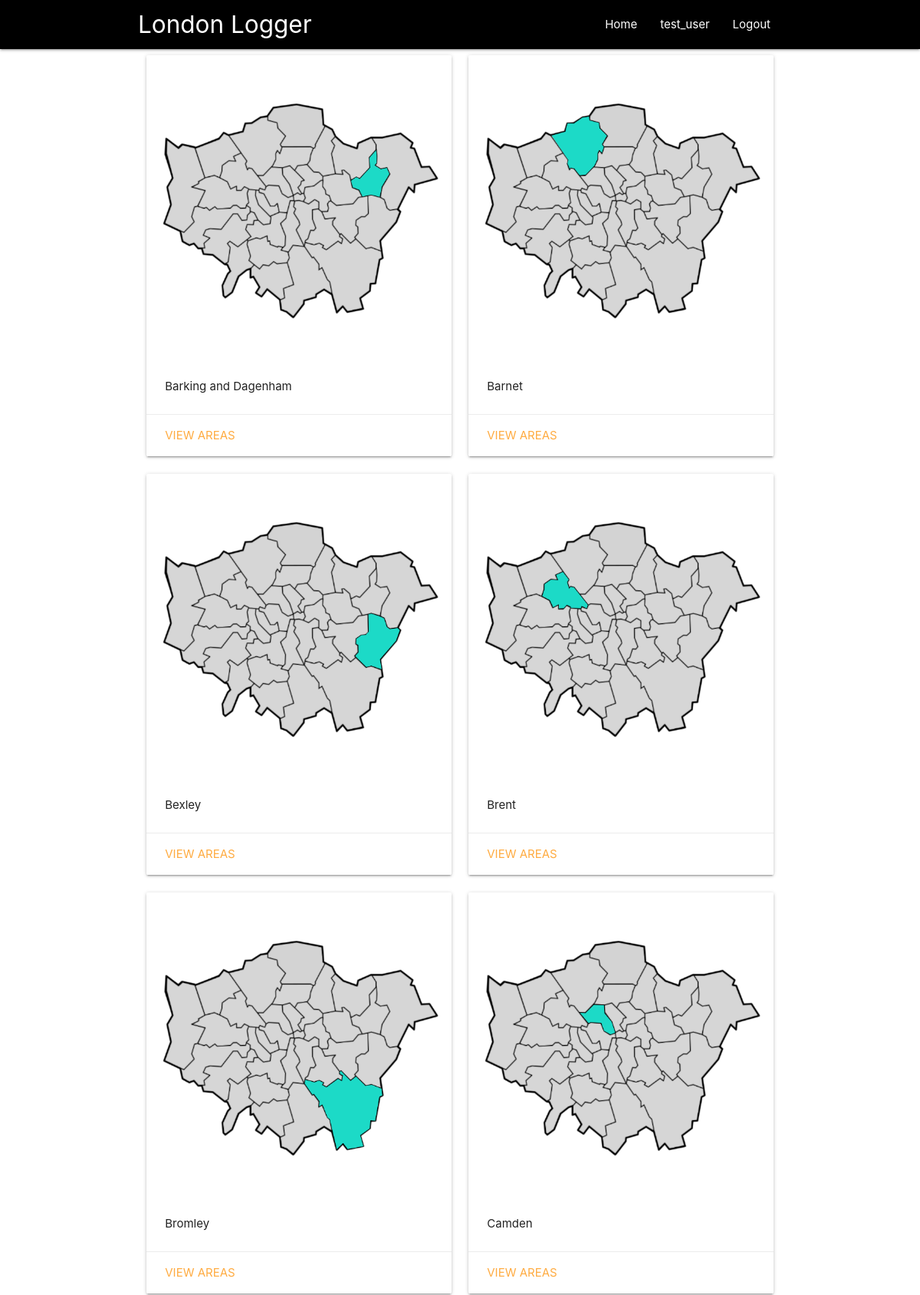
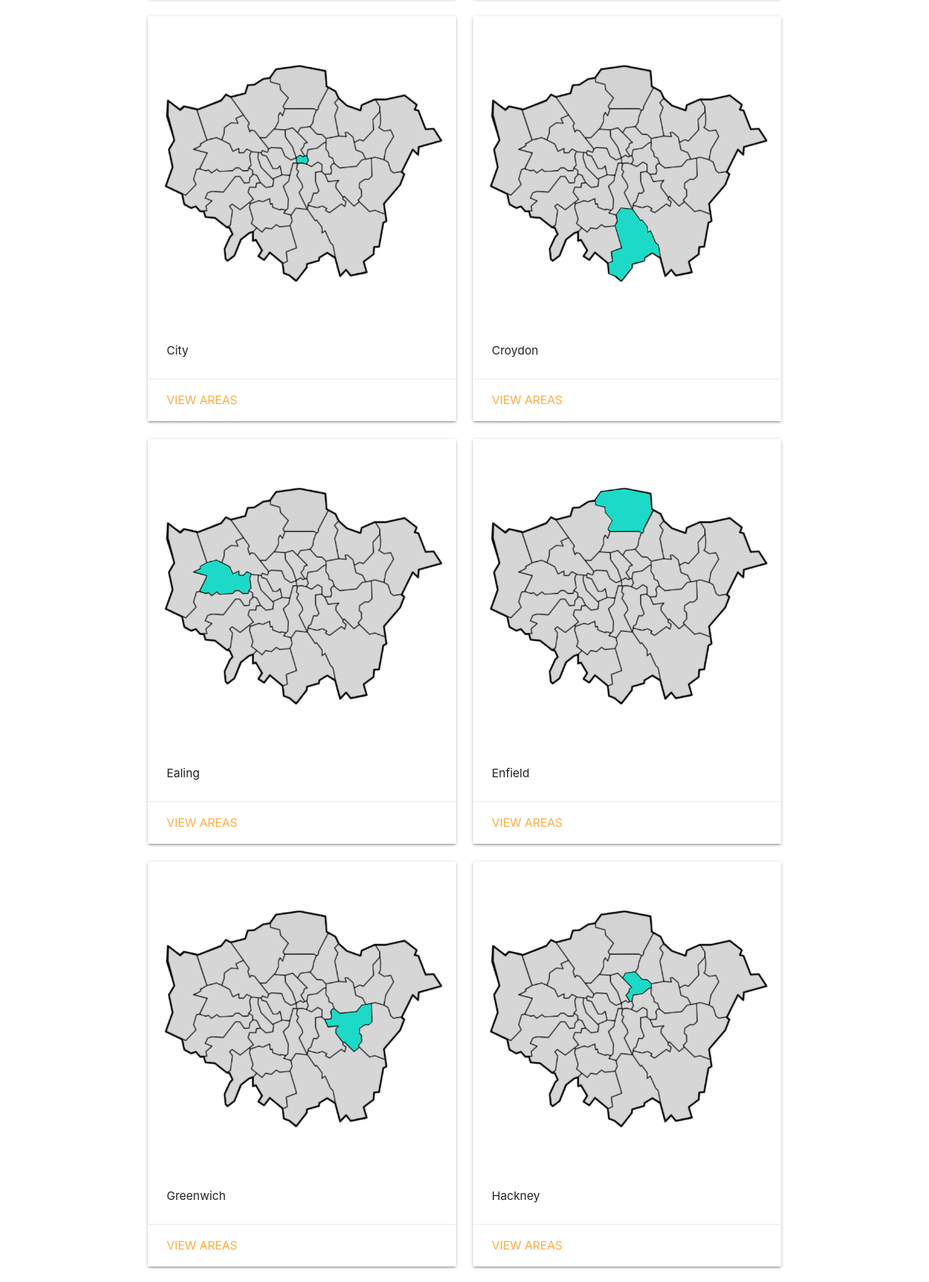
The app's page / (signed in, upper part) with its own data (2 pictures, top to bottom).
### main/models.py (models this page shows)
class Borough(models.Model):
    borough_name = models.CharField(max_length=255)

### main/views.py (the view)
# urls.py: path('', views.homepage, name='homepage'),
def homepage(request):
    boroughs = Borough.objects.all()
    boroughs = boroughs.order_by('borough_name')
    return render(request=request,
                  template_name='main/homepage.html',
                  context={'boroughs':boroughs},
                  )

### main/templates/main/homepage.html
{% extends "main/header.html" %}
{% block content %}
    <div class="container">
        <div class="row">
            {% for borough in boroughs %}
                <div class="col s12 m7 l6">
                    <div class="card">
                        <div class="card-image">
                            <img src="media/mysite/{{borough.borough_name}}.png" class="responsive-img">
                        </div>
                        <div class="card-content">
                            <p>{{borough.borough_name}}</p>
                        </div>
                        <div class="card-action">
                            <a href="{{borough.borough_name}}">View Areas</a>
                        </div>
                    </div>
                </div>
            {% endfor %}
        </div>
    </div>
{% endblock %}

### main/templates/main/includes/navbar.html
<nav class="black">
    <div class="nav-wrapper container">
        <a href="/" class="brand-logo">London Logger</a>
        <ul id="nav-mobile" class="right hide-on-med-and-down">
            <li><a href="/">Home</a></li>
            {% if user.is_authenticated %}
                <li><a href="/">{{user.username}}</a></li>
                <li><a href="/logout/">Logout</a></li>
            {% else %}
                <li><a href="/register/">Register</a></li>
                <li><a href="/login/">Login</a></li>
            {% endif %}
        </ul>
    </div>
</nav>

### records on screen
Borough: borough_name (picture), borough_name "Barking and Dagenham"
Borough: borough_name (picture), borough_name "Barnet"
Borough: borough_name (picture), borough_name "Bexley"
Borough: borough_name (picture), borough_name "Brent"
Borough: borough_name (picture), borough_name "Bromley"
Borough: borough_name (picture), borough_name "Camden"
Borough: borough_name (picture), borough_name "City"
Borough: borough_name (picture), borough_name "Croydon"
Borough: borough_name (picture), borough_name "Ealing"
Borough: borough_name (picture), borough_name "Enfield"
Borough: borough_name (picture), borough_name "Greenwich"
Borough: borough_name (picture), borough_name "Hackney"

### other values on screen
{{ user.username }} "test_user"
